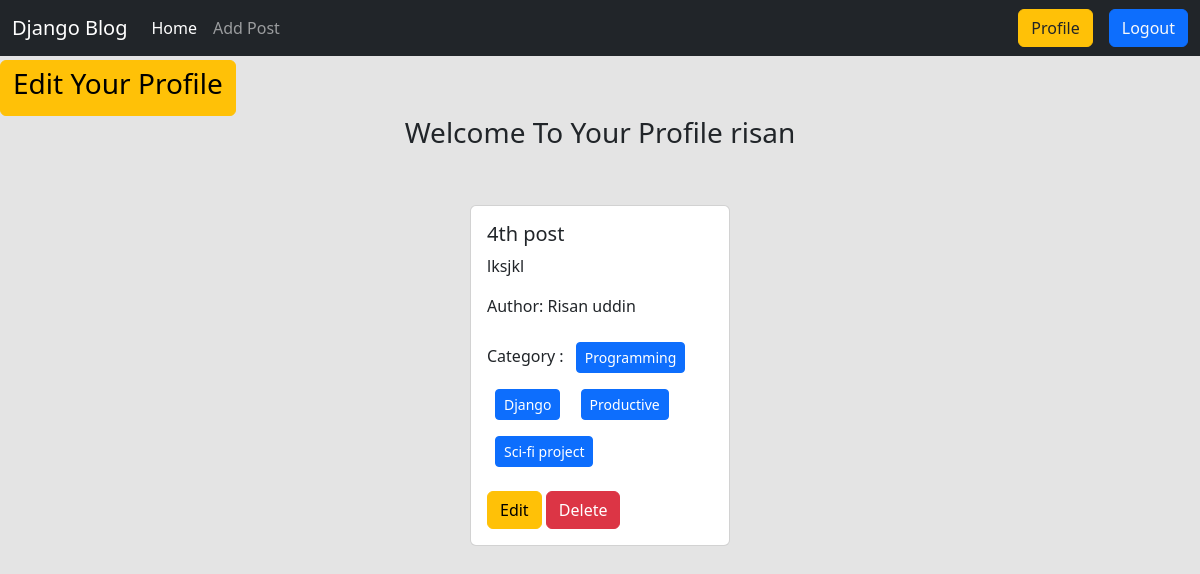
Screenshot of /author/profile/ (signed in) with the database file from the repository.
### posts/models.py (models this page shows, shortened)
class Post(models.Model):
    title = models.CharField(max_length=100)
    content = models.TextField()
    category = models.ManyToManyField(Category)
    author = models.ForeignKey(User, on_delete=models.CASCADE)

### categories/models.py (models this page shows, shortened)
class Category(models.Model):
    name = models.CharField(max_length=100)
    slug = models.SlugField(max_length=100, null=True, blank=True)

### author/views.py (the view)
# urls.py: path('profile/', views.profile, name='profile'),
@login_required
def profile(request):
    data = Post.objects.filter(author=request.user)
    return render(request, 'profile.html', {'data': data})

### author/templates/profile.html
{% extends 'base.html' %}
{% load crispy_forms_tags %}
{% block content %}
  <div class="mt-1">
    <a href="{% url 'edit_profile' %}" class="btn btn-warning"><h3>Edit Your Profile</h3></a>
  </div>
  <div class="text-center">
    <h3>Welcome To Your Profile {{user}}</h3>
  </div>
  <div class="d-flex fles-wrap justify-content-center px-5 pt-5">
    {% for post in data %}
      <div class="col-sm-3">
        <div class="card mx-2">
          <div class="card-body">
            <h5 class="card-title">{{ post.title }}</h5>
            <p class="card-text">{{ post.content }}</p>
            <p>Author: {{ post.author.first_name }} {{ post.author.last_name }}</p>
            <p>
              Category :{% for cate in post.category.all %}
                <button class="btn btn-primary m-2 btn-sm">{{ cate.name }}</button>
              {% endfor %}
            </p>
            <a href="{% url 'edit_post' post.id %}" class="btn btn-warning">Edit</a>
            <a href="{% url 'delete_post' post.id %}" class="btn btn-danger">Delete</a>
          </div>
        </div>
      </div>
    {% endfor %}
  </div>
{% endblock %}

### rows the page displays
Post: title "4th post", content "lksjkl", author.first_name "Risan", author.last_name "uddin"
Category: name "Programming"
Category: name "Django"
Category: name "Productive"
Category: name "Sci-fi project"

### other values shown
{{ user }} "risan"
